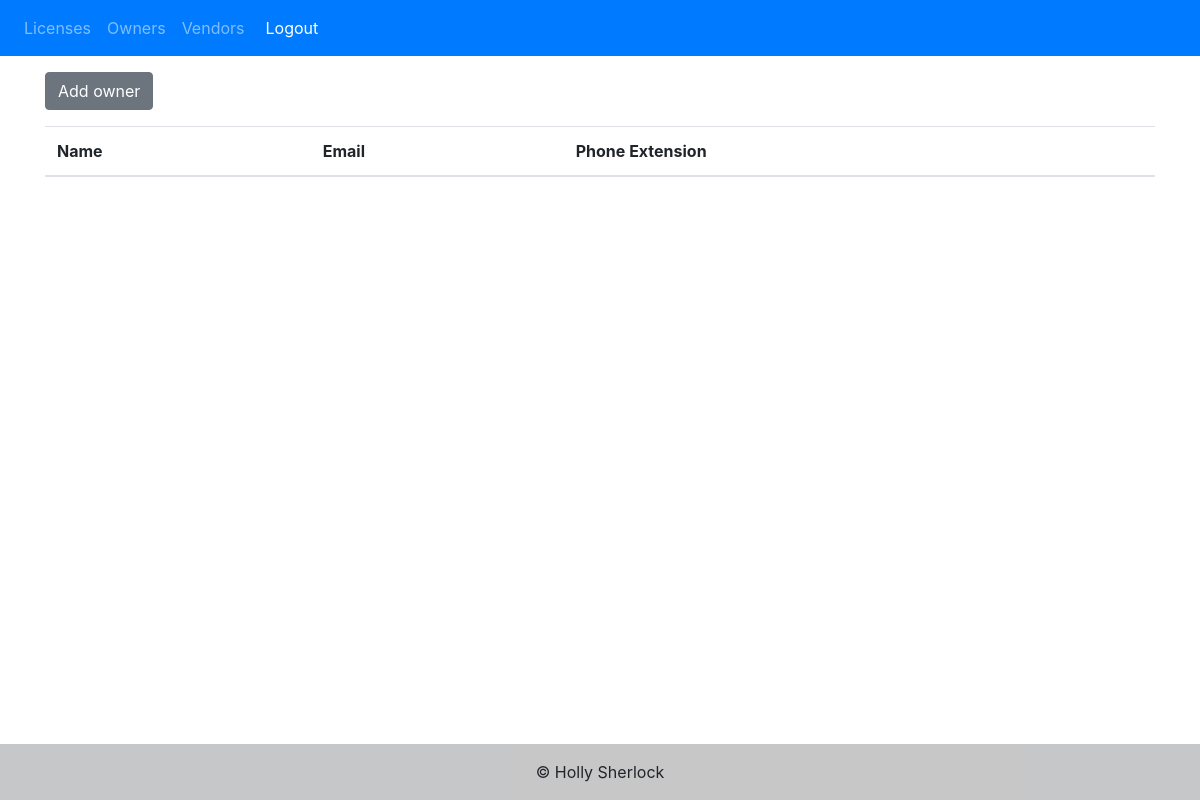
/all_owners (signed in), run on an earlier commit of the app's database.
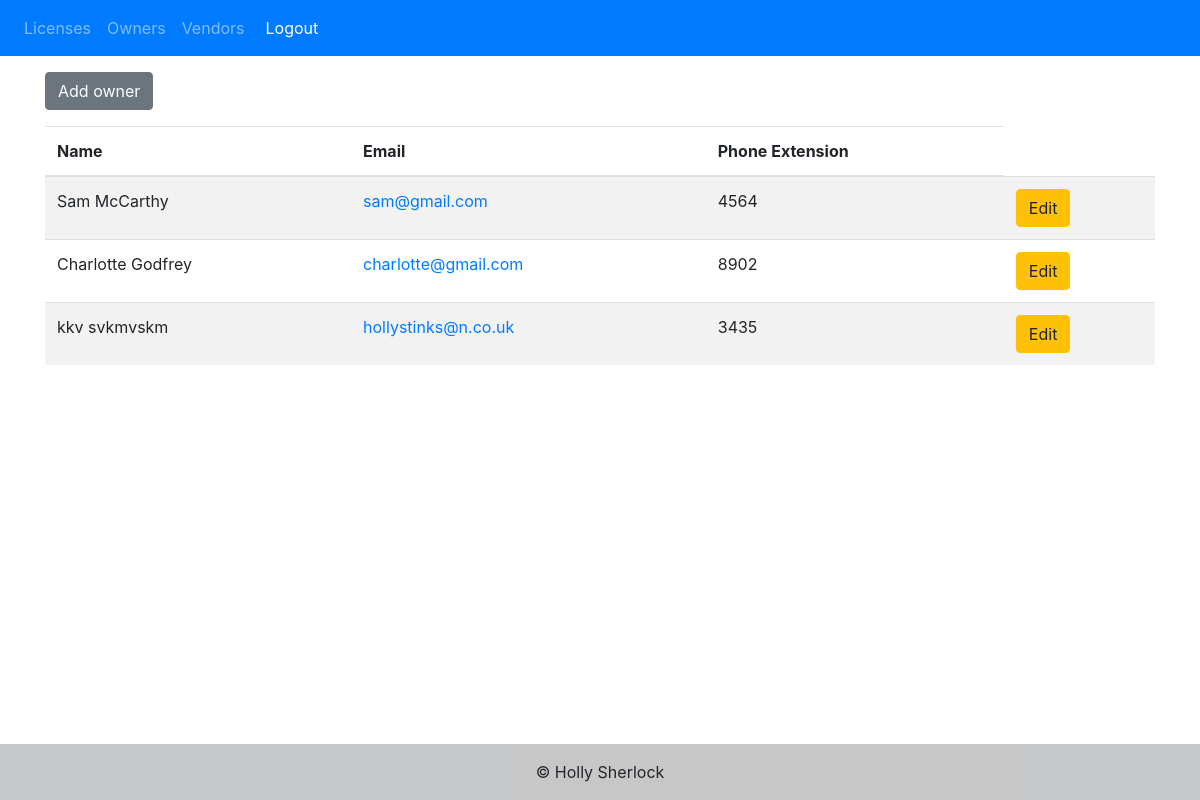
And on a later commit of the database.
### surreylm/database_models.py (models this page shows)
class Software_owner(db.Model):
    __tablename__ = 'software_owners'
    id = db.Column(db.Integer, primary_key=True)
    email = db.Column(db.Text, unique=True, nullable=False)
    first_name = db.Column(db.Text, nullable=False)
    last_name = db.Column(db.Text, nullable=False)
    phone_extension = db.Column(db.Text, nullable=False)

### surreylm/views.py (the view)
@views.route('/all_owners', methods=['GET', 'POST'])
@login_required
def all_owners():
    owners = Software_owner.query.all()
    return render_template("all_owners.html", user=current_user, owners=owners)

### surreylm/__init__.py (called while the page is built)
def create_app(database_uri='sqlite:///lmdatabase.db'):
    app = Flask(__name__)
    app.config['SECRET_KEY'] = 'gdwjama bbawdjkwjdw'
    app.config['SQLALCHEMY_DATABASE_URI'] = database_uri
    db.init_app(app)
    from .views import views
    from .auth import auth
    from .error_handlers import errors
    app.register_blueprint(views, url_prefix='/')
    app.register_blueprint(auth, url_prefix='/')
    app.register_blueprint(errors)
    from .database_models import User, Software_owner, Vendor, Software
    with app.app_context():
        db.create_all()
    login_manager = LoginManager()
    login_manager.login_view = 'auth.login'
    login_manager.init_app(app)
    @login_manager.user_loader
    def load_user(id):
        return User.query.get(int(id))
    return app

### surreylm/templates/all_owners.html (shortened to what this page needs)
{% extends "base.html" %} {% block title %}All Owners{% endblock %}
{% block content %}
<a href="/add_owner" class="btn btn-secondary my-3">Add owner</a>
<table class="table table-striped">
  <thead>
    <tr>
      <th scope="col">Name</th>
      <th scope="col">Email</th>
      <th scope="col">Phone Extension</th>
    </tr>
  </thead>
  <tbody>
    {% for owners in owners %}
    <tr>
      <td>{{owners.first_name}} {{owners.last_name}}</td>
      <td><a href="mailto:{{owners.email}}" target="_blank" >{{owners.email}}</a></td>
      <td>{{owners.phone_extension}} </td>
      <td>
        <a href="/edit_owner/{{owners.id}}" class="btn btn-warning">Edit</a>
    </tr>
    {% endfor %}
  </tbody>
</table>
{% endblock %}

### surreylm/templates/base.html (shortened to what this page needs)
<!DOCTYPE html>
<html>
  <head>
    <link
      rel="stylesheet"
      href="https://stackpath.bootstrapcdn.com/bootstrap/4.4.1/css/bootstrap.min.css"
    />
    <link
      rel="stylesheet"
      href="https://stackpath.bootstrapcdn.com/font-awesome/4.7.0/css/font-awesome.min.css"
    />
  </head>
  <body>
    <nav class="navbar navbar-expand-lg navbar-dark bg-primary">
      <div class="collapse navbar-collapse" id="navbar">
        <div class="navbar-nav">
          {% if user.is_authenticated %}
          <a class="nav-item nav-link" id="home" href="/">Licenses</a>
          <a class="nav-item nav-link" id="all_owners"  href="/all_owners">Owners</a>
          <a class="nav-item nav-link" id="all_vendors" href="/all_vendors">Vendors</a>
          <button type="button" class="btn btn-primary" data-toggle="modal" data-target="#confirmlogoutModal">
            Logout
          </button>
          {% else %}
          <a class="nav-item nav-link" id="login" href="/login">Login</a>
          <a class="nav-item nav-link" id="register" href="/register">Register</a>
          {% endif %}
        </div>
      </div>
    </nav>
    <div class="container">
      {% block content %}{% endblock %}
    </div>
    <footer class="bg-light text-center text-lg-start fixed-bottom">
  <div class="text-center p-3" style="background-color: rgba(0, 0, 0, 0.2);">
    © Holly Sherlock
  </div>
</footer>
  </body>
</html>

What changed in the data, as far as the page shows it:
added Software_owner: first_name "Sam", last_name "McCarthy", email "sam@gmail.com", phone_extension "4564"
added Software_owner: first_name "Charlotte", last_name "Godfrey", email "charlotte@gmail.com", phone_extension "8902"
added Software_owner: first_name "kkv", last_name "svkmvskm", email "hollystinks@n.co.uk", phone_extension "3435"
